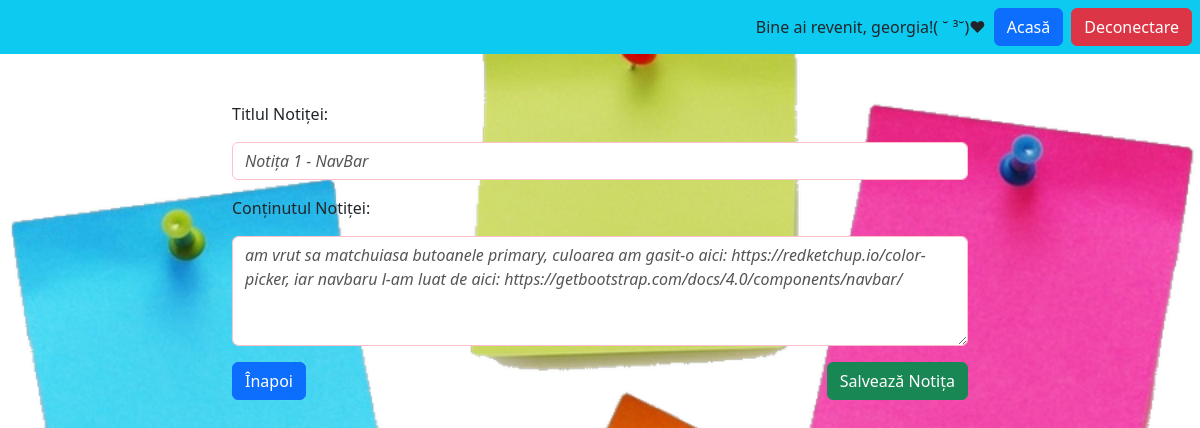
The page /category/notes/4update/ (signed in) on the database its author committed.
### notes/models.py (models this page shows)
class Note(models.Model):
    title = models.CharField(max_length=300)
    text = models.TextField()
    created_at = models.DateTimeField(auto_now_add=True) # chestia asta cu true  inseamna ca se pune automat data si ora cand se creeaza notita
    user = models.ForeignKey(User, on_delete=models.CASCADE, related_name='notes')

### notes/views.py (the view)
# urls.py: path('notes/<int:pk>update/', views.NotesUpdateView.as_view(), name="notes.update"),
class NotesUpdateView(LoginRequiredMixin, UpdateView): # responsabil pt actualizare de notite
    model = Note
    success_url = '/category/notes/'
    form_class = NotesForm
    login_url = '/login'
    def get_queryset(self):
        return self.request.user.notes.all()

### notes/forms.py
class NotesForm(forms.ModelForm): # clasa bazata pe clasa ModelForm din Django
    class Meta: # nested class ofera metadata pentru formular adica modelul asociat si field-urile
        model = Note
        fields = ('title', 'text')
        widgets = {
            'title': forms.TextInput(attrs={'class': 'form-control my-3', 'placeholder': '(ु⁎ᴗ_ᴗ⁎)ु.｡oO', 'style': 'font-style: italic; color: #555; border-color: pink;'}),
            'text': forms.Textarea(attrs={'class': 'form-control my-3', 'rows': 4, 'placeholder': '(ु⁎ᴗ_ᴗ⁎)ु.｡oO', 'style': 'font-style: italic; color: #555; border-color: pink;'}),
        }
        labels = {
            'title': 'Titlul Notiței',
            'text': 'Conținutul Notiței',
        }

### notes/templates/notes/note_form.html (shortened to what this page needs)
<!DOCTYPE html>
{% extends 'base.html' %}
{% load static %}
{% block content %}
<div class="row justify-content-center">
    <div class="col-md-8">
        <form action="" method="post">
            {{form}}
            <div class="d-flex justify-content-between">
                <a href="{% url 'notes.list' %}" class="btn btn-primary">Înapoi</a>
                <button type="submit" class="btn btn-success"> Salvează Notița</button>
            </div>
        </form>
    </div>
</div>
{% endblock %}

### static/templates/base.html (shortened to what this page needs)
<!DOCTYPE html>
{% load static %}
<html lang="en">
<head>
    <link rel="stylesheet" href="{% static 'css/style.css' %}">
    <link rel="stylesheet" href="https://cdn.jsdelivr.net/npm/bootstrap@5.3.2/dist/css/bootstrap.min.css">
</head>
<body>
<nav class="navbar navbar-light" style="background-color: #0DCAF0;">
    <div class="ms-auto d-flex align-items-center">
        {% if user.is_authenticated %}
            <span class="me-2">Bine ai revenit, {{ user.username }}!( ˘ ³˘)♥</span>
            <a href="{% url 'home' %}" class="btn btn-primary me-2">Acasă</a>
            <form action="{% url 'logout' %}" method="post" class="me-2">
                <button type="submit" class="btn btn-danger">Deconectare</button>
            </form>
        {% else %}
            <a href="{% url 'home' %}" class="btn btn-primary me-2">Acasă</a>
            <a href="{% url 'login' %}" class="btn btn-success me-2">Autentificare</a>
            <a href="{% url 'signup' %}" class="btn btn-dark me-2">Înregistrare</a>
        {% endif %}
    </div>
</nav>
    <div class="container my-5">
        {% block content %}
        {% endblock %}
    </div>
</body>
</html>

### static/css/style.css (style rules this page uses)
body { background-image: url('../images/notes.jpg'); background-size: cover; background-repeat: no-repeat; background-position: center top; }

### rows shown on the page
Note: title "Notița 1 - NavBar", text "am vrut sa matchuiasa butoanele primary, culoarea am gasit-o aici: https://redketchup.io/color-picker, iar navbaru l-am luat de aici: https://getbootstrap.com/docs/4.0/components/navbar/"

### other values the page prints
{{ user.username }} "georgia"
